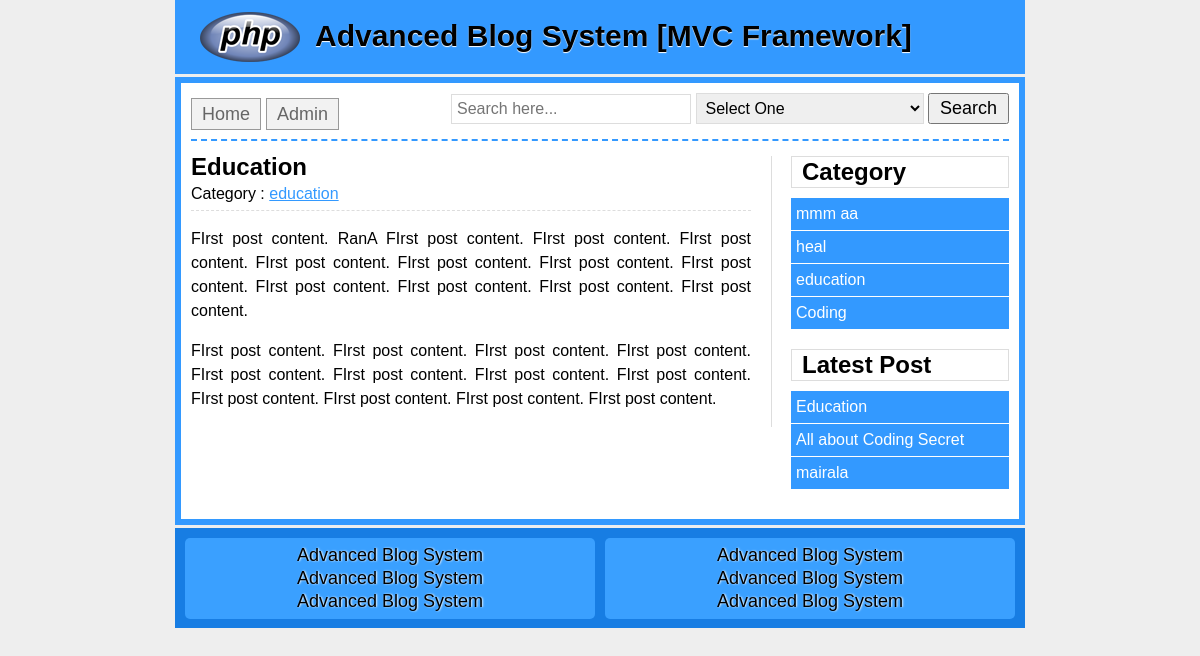
The app's page /Index/postDetails/11 with its own data.
### tables this page shows
CREATE TABLE `post` (
  `id` int(11) NOT NULL,
  `title` varchar(255) NOT NULL,
  `content` text NOT NULL,
  `cat` int(11) NOT NULL
);

CREATE TABLE `category` (
  `id` int(11) NOT NULL,
  `name` varchar(30) NOT NULL,
  `title` varchar(30) NOT NULL
);

### system/libs/Load.php (called while the page is built, shortened)
<?php
class Load {
	public function view($fileName, $data= false) {
		include 'app/views/'.$fileName.'.php';
	}
	public function model($modelName) {
		return new $modelName();
	}
}
?>

### app/controllers/Index.php (called while the page is built, shortened)
<?php
class Index extends DController {
 		public function postDetails($id=NULL) {
			$tablePost = "post";
			$tableCat = "category";
			$data = array();
 			$this->load->view("header");
 			$catModel = $this->load->model("CatModel");
 			$data['catlist']= $catModel->catList($tableCat);
 			$this->load->view("search",$data);
 			$postModel = $this->load->model("PostModel");
 			$data['postbyid']= $postModel->getPostById($tablePost, $tableCat, $id);
 			$this->load->view("details", $data);
 			$data['latestPost']= $postModel->getLatestPost($tablePost);
 			$this->load->view("sidebar", $data);
 			$this->load->view("footer");
 		}
}
?>

### index.php (called while the page is built, shortened)
<?php
	$main = new Main();
?>

### system/libs/Database.php (called while the page is built, shortened)
<?php
class Database extends PDO {
	public function select($sql, $data = array(), $fetchStyle = PDO::FETCH_ASSOC) {
		$stmt = $this->prepare($sql);
		$stmt->execute();
		return $stmt->fetchAll($fetchStyle);
	}
}
 ?>

### app/models/PostModel.php (called while the page is built, shortened)
<?php
class PostModel extends DModel{
	public function getPostById($tablePost, $tableCat, $id) {
		$sql = "select $tablePost.*, $tableCat.name from $tablePost
				inner join $tableCat
				on $tablePost.cat = $tableCat.id
				where $tablePost.id = $id ";
		return $this->db->select($sql);
	}
	public function getLatestPost($table) {
		$sql  = "select * from $table order by id desc limit 3";
		return $this->db->select($sql);
	}
}?>

### system/libs/DController.php (called while the page is built, shortened)
<?php
 class DController {
 	public function __construct(){
 		$this->load = new Load();
 	}
 }
?>

### system/libs/DModel.php (called while the page is built, shortened)
<?php
class DModel {
	public function __construct() {
		$dsn = 'mysql:dbname=db_mvc; host=localhost';
		$user = 'root';
		$pass = '';
		$this->db = new Database($dsn, $user, $pass);
	}
}
?>

### app/models/CatModel.php (called while the page is built, shortened)
<?php
class CatModel extends DModel{
	public function catList($table) {
		$sql  = "select * from $table order by id desc";
		return $this->db->select($sql);
	}
}
?>

### app/views/search.php (the view, shortened to what this page needs)
<div class="searchoption">
	<div class="menu">
		<a href="<?php echo BASE_URL; ?>">Home</a>
		<a href="<?php echo BASE_URL; ?>/Admin" target="_blank">Admin</a>
	</div>
	<div class="search">
		<form action="<?php echo BASE_URL;  ?>/Index/search" method="post">
			<input type="text" name="keyword" placeholder="Search here...">
			<select class="catsearch" name="cat">
				<option value="">Select One</option>
			</select>
			<button class="submitbtn" type="submit">Search</button>
		</form>
	</div>
</div>

### app/views/details.php
<article class="postcontent">
		<?php
			foreach ($postbyid as $key => $value) {
		?>
	<div class="details">
		<div class="title">
			<h2><?php  echo $value['title']?></h2>
			<p>Category : <a href="<?php  echo BASE_URL;?>/Index/postByCat/<?php  echo $value['cat']?>"><?php  echo $value['name']?></a></p>
		</div>
		<div class="desc">
			<?php  echo $value['content']?>
		</div>
	</div>
	<?php } ?>
</article>

### app/views/sidebar.php
<aside class="sidebar">
	<div class="widget">
		<h2>Category</h2>
		<ul>
			<?php
				foreach ($catlist as $key => $value) {
			?>
			<li><a href="<?php  echo BASE_URL;?>/Index/postByCat/<?php  echo $value['id']?>"><?php echo $value['name']; ?></a></li>
			<?php } ?>
		</ul>
	</div>
	<div class="widget">
		<h2>Latest Post</h2>
		<ul>
			<?php
				foreach ($latestPost as $key => $value) {
			?>
			<li><a href="<?php  echo BASE_URL;?>/Index/postDetails/<?php  echo $value['id']?>"><?php echo $value['title']; ?></a></li>
			<?php } ?>
		</ul>
	</div>
</aside>

### records on screen
post: title "Education", category.name "education", content "FIrst post content. RanA FIrst post content. FIrst post content. FIrst post content. FIrst post content. FIrst post content. FIrst post content. FIrst post content. FIrst post content. FIrst post content. FIrst post content. FIrst post content. FIrst post content. FIrst post content. FIrst post content. FIrst post content. FIrst post content. FIrst post content. FIrst post content. FIrst post content. FIrst post content. FIrst post content. FIrst post content. FIrst post content."
category: name "mmm aa"
category: name "heal"
category: name "education"
category: name "Coding"
post: title "All about Coding Secret"
post: title "mairala"
